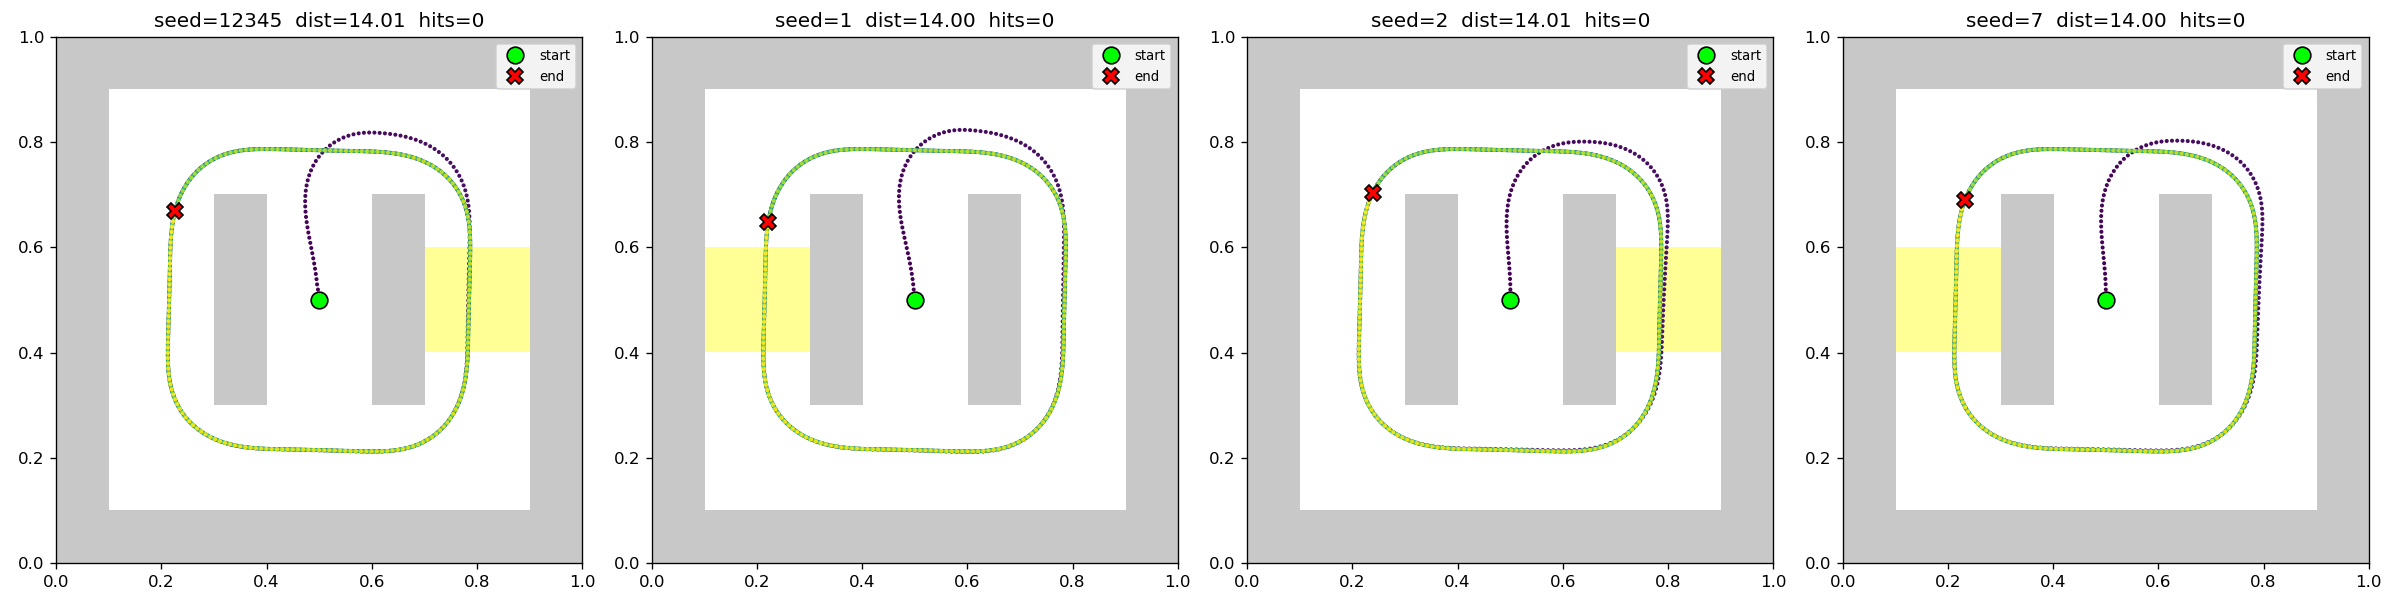

Recreate this plot in Python.
"""Visualize the trajectory of env1_player_dummy on environment_1.

Replays the same RNN loop as challenge_1.evaluate() but records the bot
position at every step and overlays it on the world map.
"""

import numpy as np
if not hasattr(np, "atan2"):
    np.atan2 = np.arctan2  # compat shim for older NumPy used by camera.py
import matplotlib.pyplot as plt

from bot import Bot
from environment_1 import Environment
from env1_player_dummy import dummy_player


def run_trajectory(seed=12345, max_steps=None):
    np.random.seed(seed)
    environment = Environment()
    bot = Bot()

    model = next(dummy_player())
    W_in, W, W_out, warmup, leak, f, g = model

    n = bot.camera.resolution
    I = np.zeros((n + 3, 1))
    X = np.zeros((W.shape[0], 1))

    bot.camera.update(bot.position, bot.direction,
                      environment.world, environment.colormap)

    positions = [bot.position]
    directions = [bot.direction]
    outputs = []
    hits_steps = []
    iteration = 0
    distance = 0.0

    while bot.energy > 0:
        I[:n, 0] = 1 - bot.camera.depths
        I[n:, 0] = bot.hit, bot.energy, 1.0
        X = (1 - leak) * X + leak * f(np.dot(W_in, I) + np.dot(W, X))
        O = np.dot(W_out, g(X))

        if iteration > warmup:
            p = bot.position
            bot.forward(O, environment, debug=False)
            distance += np.linalg.norm(np.array(p) - np.array(bot.position))
            if bot.hit:
                hits_steps.append(len(positions))
        positions.append(bot.position)
        directions.append(bot.direction)
        outputs.append(float(O.item()))
        iteration += 1
        if max_steps is not None and iteration >= max_steps:
            break

    return {
        "positions": np.array(positions),
        "directions": np.array(directions),
        "outputs": np.array(outputs),
        "hits": np.array(hits_steps, dtype=int),
        "distance": distance,
        "world_rgb": environment.world_rgb,
        "world": environment.world,
    }


def plot_trajectory(traj, ax=None, title=None):
    if ax is None:
        fig, ax = plt.subplots(figsize=(7, 7))
    world = traj["world"]
    extent = [0, world.shape[1] / max(world.shape),
              0, world.shape[0] / max(world.shape)]
    ax.imshow(traj["world_rgb"], origin="lower", extent=extent,
              interpolation="nearest")
    P = traj["positions"]
    # color trajectory by time
    t = np.linspace(0, 1, len(P))
    ax.scatter(P[:, 0], P[:, 1], c=t, cmap="viridis", s=2, zorder=10)
    ax.plot(P[0, 0], P[0, 1], "o", color="lime", markersize=10,
            markeredgecolor="black", label="start", zorder=20)
    ax.plot(P[-1, 0], P[-1, 1], "X", color="red", markersize=10,
            markeredgecolor="black", label="end", zorder=20)
    if len(traj["hits"]):
        H = P[traj["hits"]]
        ax.scatter(H[:, 0], H[:, 1], facecolor="none", edgecolor="red",
                   s=40, linewidth=1.0, label="hit", zorder=15)
    ax.set_xlim(0, 1)
    ax.set_ylim(0, 1)
    ax.set_aspect("equal")
    ax.legend(loc="upper right", fontsize=8)
    if title:
        ax.set_title(title)
    return ax


if __name__ == "__main__":
    seeds = [12345, 1, 2, 7]
    fig, axes = plt.subplots(1, len(seeds), figsize=(5 * len(seeds), 5))
    for ax, s in zip(axes, seeds):
        traj = run_trajectory(seed=s)
        plot_trajectory(
            traj, ax=ax,
            title=f"seed={s}  dist={traj['distance']:.2f}  "
                  f"hits={len(traj['hits'])}",
        )
        print(f"seed={s}: distance={traj['distance']:.3f}, "
              f"steps={len(traj['positions'])}, hits={len(traj['hits'])}")
    plt.tight_layout()
    plt.savefig("trajectory_dummy.png", dpi=120)
    print("Saved trajectory_dummy.png")
    plt.show()
